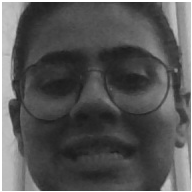
#> input picture face_recogination/face1.png, 192 x 192 px, given in place of the camera
$ python face_reco.py
#> lines starting #> are read from the running program, lines starting #| are printed output that depends on the picture; after the words box and inside, x2 and y2 are one past the last pixel; in counts of white or black regions, pixels touching at a corner belong together
#%%
import cv2
import numpy as np
import os
#%%
dataset = cv2.CascadeClassifier(r"M:\face_recogination\face_recogination/data.xml")
vid = cv2.VideoCapture(0)
#%%
face_1 = np.load(r'M:\face_recogination\face_recogination\faces/user_1.npy').reshape(51, 50*50)
#> (reads face_recogination/faces/user_1.npy from the repository)
face_2 = np.load(r'M:\face_recogination\face_recogination\faces/user_2.npy').reshape(23, 50*50)
#> (reads face_recogination/faces/user_2.npy from the repository)
#%%
faces_data = np.r_[face_1, face_2]
label_1 = np.zeros(51)
label_2 = np.ones(51)
#%%
labels = np.r_[label_1, label_2]
name_list = {0:"user_1", 1:"user_2"}
print(labels)

def distance(x1,x2):
    return np.sqrt(sum(x2 - x1)**2)

def knn(x, train, k=5):
    n = train.shape[0]
    d = []
    for i in range(n):
        d.append(distance(x, train[i]))
    d = np.array(d)
    indexes = np.argsort(d)
    sortedLabels = labels[indexes][:k]
    count = np.unique(sortedLabels, return_counts=True)
    return count[0][np.argmax(count[1])]

while True:
    ret, frame = vid.read()
#> frame is the input picture: shape (192, 192, 3); min 24, max 255, mean 85.4
    if ret:
        gray = cv2.cvtColor(frame, cv2.COLOR_BGR2GRAY)
        faces = dataset.detectMultiScale(gray, 1.2)
#> faces = [[6, 6, 178, 178]]
        for x,y,w,h in faces:
            print(x,y,w,h)
            cv2.rectangle(frame, (x,y), (x+w, y+h), (255, 255, 0), 2)
            face = gray[y:y+h, x:x+w]
            # print(face)
            face = cv2.resize(face, (50, 50))
            name = name_list[int(knn(face.reshape(2500), faces_data))]
            cv2.putText(frame, name, (x,y), cv2.FONT_HERSHEY_PLAIN, 5, (255, 180,0))
#> this loop made 1 pass
#> (x, y, w, h, n in knn, sortedLabels in knn, count in knn, name) on pass 1: (6, 6, 178, 178, 74, [1, 0, 0, 0, 0], ([0, 1], [4, 1]), 'user_1')
#| 6 6 178 178
#> pass 1, `face = gray[y:y+h, x:x+w]`:
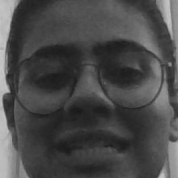
#> face: shape (178, 178); min 24, max 199, mean 73.9
#> pass 1, `face = cv2.resize(face, (50, 50))`:
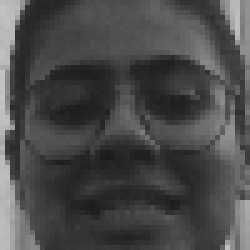
#> face: shape (50, 50) (shown 5 times larger); min 26, max 197, mean 73.7
#> after the loop:
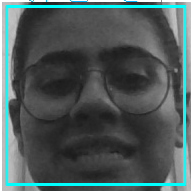
#> frame: shape (192, 192, 3); 5.89% of pixels changed, all inside (x1, y1, x2, y2) = (5, 0, 186, 186)
        cv2.imshow("result", frame)
        if cv2.waitKey(1) == 27:
#> (key Esc is pressed here)
            break

cv2.destroyAllWindows()
vid.release()
